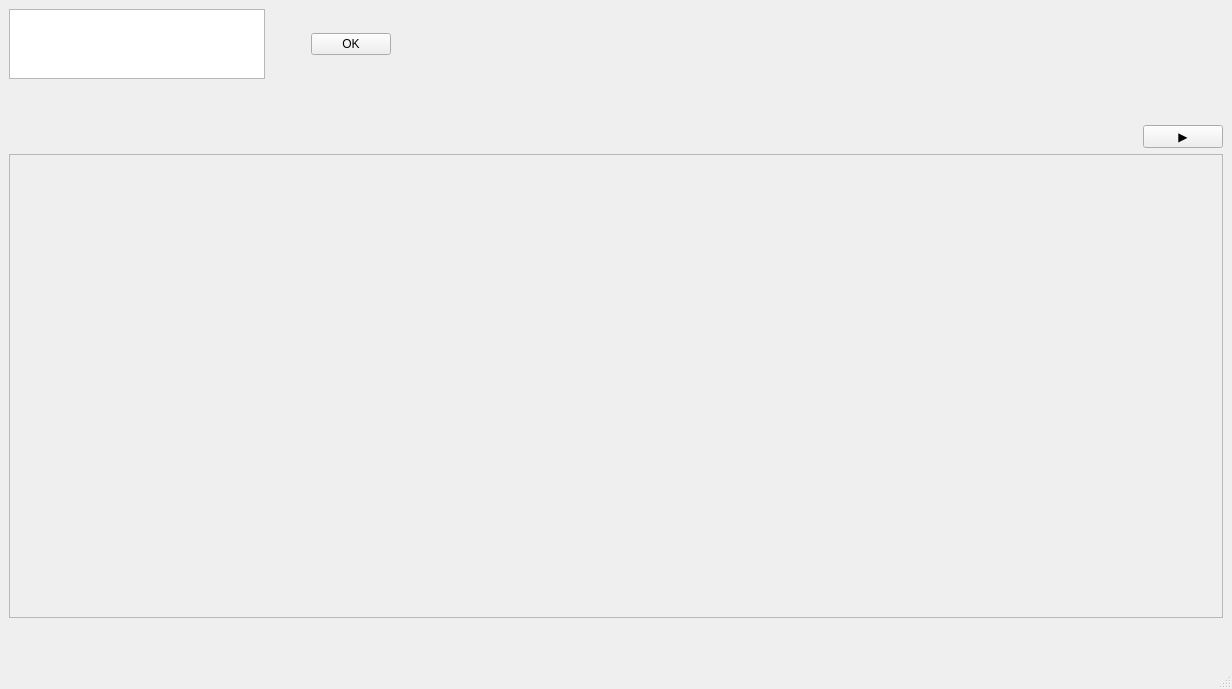
<?xml version="1.0" encoding="UTF-8"?>
<ui version="4.0">
 <class>MainWindow</class>
 <widget class="QMainWindow" name="MainWindow">
  <property name="geometry">
   <rect>
    <x>0</x>
    <y>0</y>
    <width>1232</width>
    <height>689</height>
   </rect>
  </property>
  <property name="windowTitle">
   <string>MainWindow</string>
  </property>
  <widget class="QWidget" name="centralwidget">
   <layout class="QVBoxLayout" name="verticalLayout">
    <item>
     <layout class="QHBoxLayout" name="horizontalLayout">
      <item>
       <widget class="QPlainTextEdit" name="plainTextEdit">
        <property name="sizePolicy">
         <sizepolicy hsizetype="Preferred" vsizetype="Preferred">
          <horstretch>0</horstretch>
          <verstretch>0</verstretch>
         </sizepolicy>
        </property>
       </widget>
      </item>
      <item>
       <spacer name="horizontalSpacer">
        <property name="orientation">
         <enum>Qt::Horizontal</enum>
        </property>
        <property name="sizeType">
         <enum>QSizePolicy::Preferred</enum>
        </property>
        <property name="sizeHint" stdset="0">
         <size>
          <width>40</width>
          <height>20</height>
         </size>
        </property>
       </spacer>
      </item>
      <item>
       <widget class="QPushButton" name="pushButton">
        <property name="text">
         <string>OK</string>
        </property>
       </widget>
      </item>
      <item>
       <spacer name="horizontalSpacer_2">
        <property name="orientation">
         <enum>Qt::Horizontal</enum>
        </property>
        <property name="sizeType">
         <enum>QSizePolicy::Expanding</enum>
        </property>
        <property name="sizeHint" stdset="0">
         <size>
          <width>40</width>
          <height>20</height>
         </size>
        </property>
       </spacer>
      </item>
     </layout>
    </item>
    <item>
     <spacer name="verticalSpacer">
      <property name="orientation">
       <enum>Qt::Vertical</enum>
      </property>
      <property name="sizeType">
       <enum>QSizePolicy::Minimum</enum>
      </property>
      <property name="sizeHint" stdset="0">
       <size>
        <width>20</width>
        <height>40</height>
       </size>
      </property>
     </spacer>
    </item>
    <item alignment="Qt::AlignRight">
     <widget class="QPushButton" name="playButton">
      <property name="enabled">
       <bool>true</bool>
      </property>
      <property name="text">
       <string>▶</string>
      </property>
     </widget>
    </item>
    <item>
     <widget class="QScrollArea" name="scrollArea">
      <property name="verticalScrollBarPolicy">
       <enum>Qt::ScrollBarAlwaysOff</enum>
      </property>
      <property name="widgetResizable">
       <bool>true</bool>
      </property>
      <widget class="QWidget" name="scrollAreaWidgetContents">
       <property name="geometry">
        <rect>
         <x>0</x>
         <y>0</y>
         <width>1206</width>
         <height>268</height>
        </rect>
       </property>
      </widget>
     </widget>
    </item>
    <item>
     <spacer name="verticalSpacer_2">
      <property name="orientation">
       <enum>Qt::Vertical</enum>
      </property>
      <property name="sizeType">
       <enum>QSizePolicy::Minimum</enum>
      </property>
      <property name="sizeHint" stdset="0">
       <size>
        <width>20</width>
        <height>40</height>
       </size>
      </property>
     </spacer>
    </item>
   </layout>
  </widget>
  <widget class="QMenuBar" name="menubar">
   <property name="geometry">
    <rect>
     <x>0</x>
     <y>0</y>
     <width>1232</width>
     <height>22</height>
    </rect>
   </property>
  </widget>
  <widget class="QStatusBar" name="statusbar"/>
 </widget>
 <resources/>
 <connections/>
</ui>
